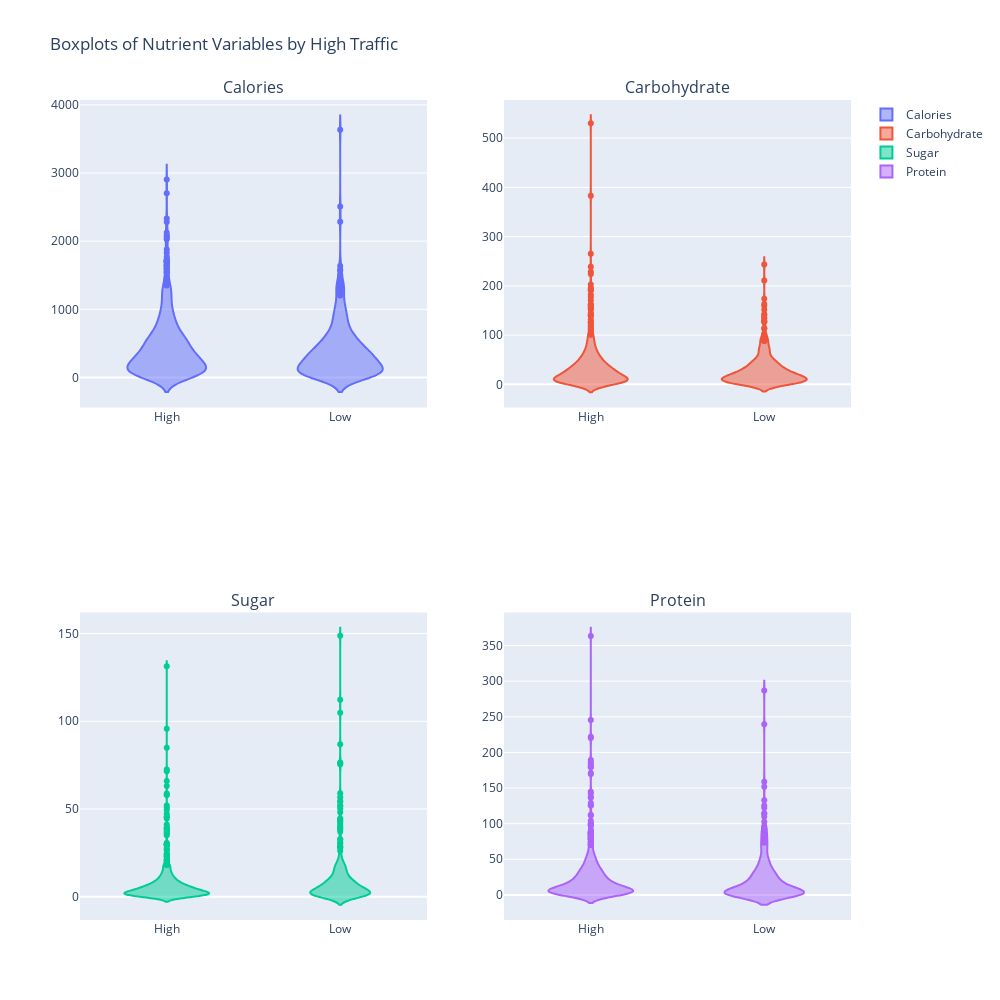

The cell this chart's notebook holds for it:
### Markdown cell above
### Violinplots
Below we make four violinplots to interpret relationship between the target variable and nutrient variables.
to detect the data range and outliers.We can see the distribution of data and outliers.We see that there are outliers but since the dataset is too small,removing outliers may result in a loss of valuable information.

### Code cell
# create subplots
fig = make_subplots(rows=2, cols=2, subplot_titles=("Calories", "Carbohydrate", "Sugar", "Protein"))

# create boxplots for each nutrient variable
fig.add_trace(go.Violin(x=df["high_traffic"], y=df["calories"], name="Calories"), row=1, col=1)
fig.add_trace(go.Violin(x=df["high_traffic"], y=df["carbohydrate"], name="Carbohydrate"), row=1, col=2)
fig.add_trace(go.Violin(x=df["high_traffic"], y=df["sugar"], name="Sugar"), row=2, col=1)
fig.add_trace(go.Violin(x=df["high_traffic"], y=df["protein"], name="Protein"), row=2, col=2)

# set layout
fig.update_layout(height=1000, width=1000, title="Boxplots of Nutrient Variables by High Traffic")

# display plot
fig.show()

### Figure 1 — Plotly figure (JSON) as saved in the notebook; plotly's stock layout.template omitted (floating-point values rounded to 4 significant figures; data arrays with more than 128 entries replaced by an {"elided": "..."} marker saying what was removed)
{"data": [{"name": "Calories", "x": {"elided": "947 str values"}, "y": {"elided": "947 float values"}, "type": "violin", "xaxis": "x", "yaxis": "y"}, {"name": "Carbohydrate", "x": {"elided": "947 str values"}, "y": {"elided": "947 float values"}, "type": "violin", "xaxis": "x2", "yaxis": "y2"}, {"name": "Sugar", "x": {"elided": "947 str values"}, "y": {"elided": "947 float values"}, "type": "violin", "xaxis": "x3", "yaxis": "y3"}, {"name": "Protein", "x": {"elided": "947 str values"}, "y": {"elided": "947 float values"}, "type": "violin", "xaxis": "x4", "yaxis": "y4"}], "layout": {"xaxis": {"anchor": "y", "domain": [0, 0.45]}, "yaxis": {"anchor": "x", "domain": [0.625, 1]}, "xaxis2": {"anchor": "y2", "domain": [0.55, 1]}, "yaxis2": {"anchor": "x2", "domain": [0.625, 1]}, "xaxis3": {"anchor": "y3", "domain": [0, 0.45]}, "yaxis3": {"anchor": "x3", "domain": [0, 0.375]}, "xaxis4": {"anchor": "y4", "domain": [0.55, 1]}, "yaxis4": {"anchor": "x4", "domain": [0, 0.375]}, "annotations": [{"font": {"size": 16}, "showarrow": false, "text": "Calories", "x": 0.225, "xanchor": "center", "xref": "paper", "y": 1, "yanchor": "bottom", "yref": "paper"}, {"font": {"size": 16}, "showarrow": false, "text": "Carbohydrate", "x": 0.775, "xanchor": "center", "xref": "paper", "y": 1, "yanchor": "bottom", "yref": "paper"}, {"font": {"size": 16}, "showarrow": false, "text": "Sugar", "x": 0.225, "xanchor": "center", "xref": "paper", "y": 0.375, "yanchor": "bottom", "yref": "paper"}, {"font": {"size": 16}, "showarrow": false, "text": "Protein", "x": 0.775, "xanchor": "center", "xref": "paper", "y": 0.375, "yanchor": "bottom", "yref": "paper"}], "height": 1000, "width": 1000, "title": {"text": "Boxplots of Nutrient Variables by High Traffic"}}}
